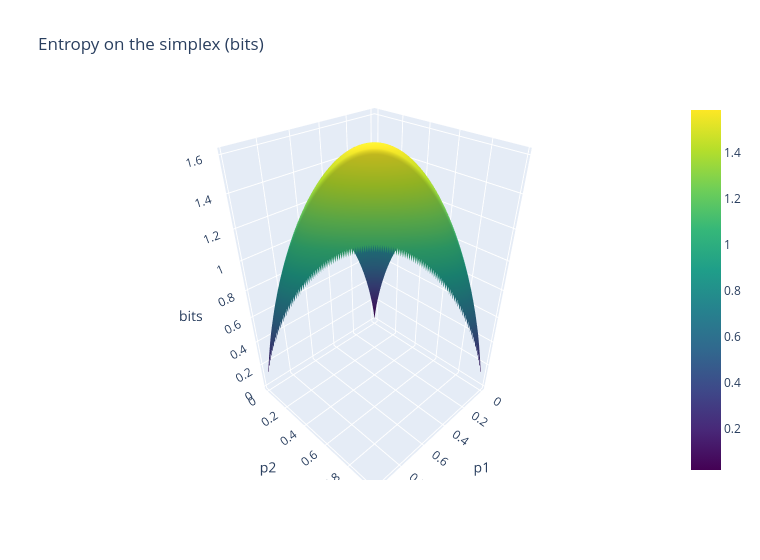

Source (notebook cell):
### Markdown cell above
### 9.2 Interactive Plotly version of 9.1

### Code cell
fig = go.Figure(go.Surface(x=a_, y=b_, z=Hs, colorscale="Viridis")); fig.update_layout(title="Entropy on the simplex (bits)", width=760, height=560, scene=dict(xaxis_title="p1", yaxis_title="p2", zaxis_title="bits")); fig.show()

### Figure 1 — Plotly figure (JSON) as saved in the notebook; plotly's stock layout.template omitted (floating-point values rounded to 4 significant figures; data arrays with more than 128 entries replaced by an {"elided": "..."} marker saying what was removed)
{"data": [{"colorscale": [[0.0, "#440154"], [0.1111, "#482878"], [0.2222, "#3e4989"], [0.3333, "#31688e"], [0.4444, "#26828e"], [0.5556, "#1f9e89"], [0.6667, "#35b779"], [0.7778, "#6ece58"], [0.8889, "#b5de2b"], [1.0, "#fde725"]], "type": "surface", "x": {"elided": "120x120 float values"}, "y": {"elided": "120x120 float values"}, "z": {"elided": "120x120 float values"}}], "layout": {"height": 560, "scene": {"xaxis": {"title": {"text": "p1"}}, "yaxis": {"title": {"text": "p2"}}, "zaxis": {"title": {"text": "bits"}}}, "title": {"text": "Entropy on the simplex (bits)"}, "width": 760}}
